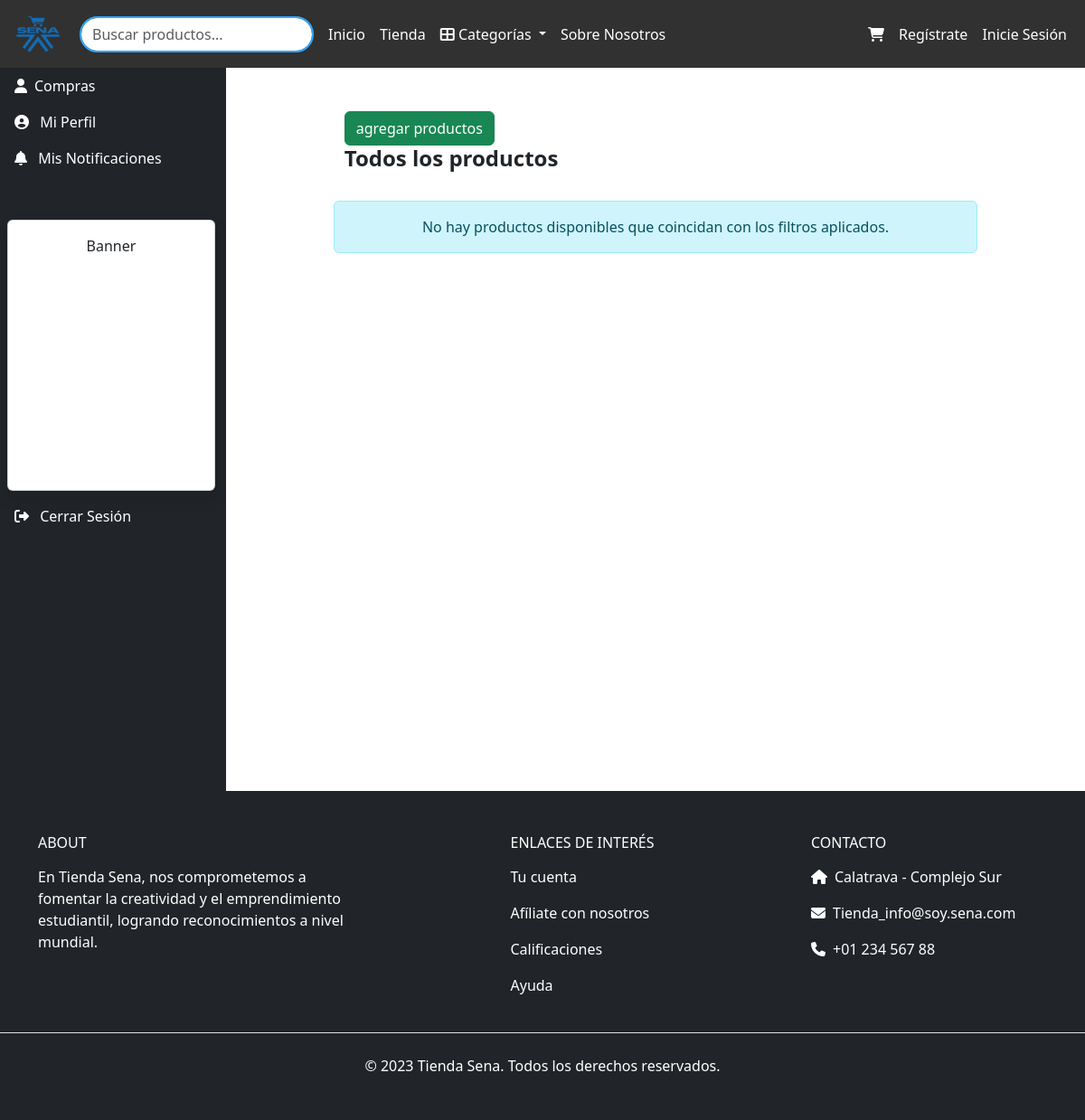
The app's page /productos/vendedor/7/, older data.
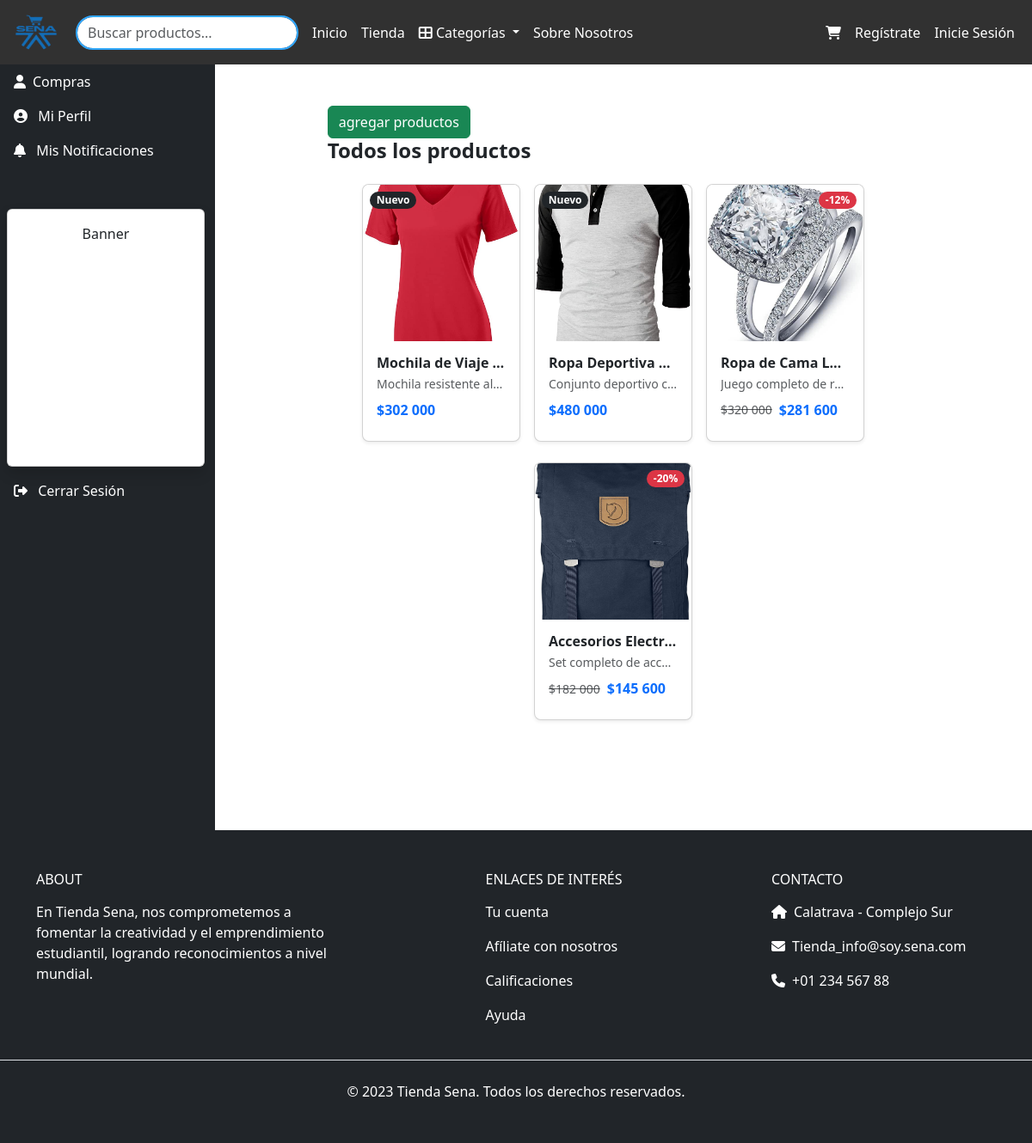
The same page, newer data.
### tienda_sena/models.py (models this page shows, shortened)
class Producto(models.Model):
    nombre = models.CharField(max_length=100)
    descripcion = models.CharField(max_length=254)
    stock = models.IntegerField()
    vendedor = models.ForeignKey('Usuario', on_delete=models.CASCADE)
    CATEGORIAS = (
        (0, 'Ninguna'),
        (1, 'Electrónicos'),
        (2, 'Ropa'),
        (3, 'Hogar'),
        (4, 'Deportes'),
        (5, 'Libros'),
        (6, 'Juguetes'),
        (7, 'Automotriz'),
        (8, 'Salud y Belleza'),
        (9, 'Jardín'),
        (10, 'Herramientas'),
    )
    categoria = models.IntegerField(choices=CATEGORIAS, default=0)
    COLORES = (
        (0,"Ninguno"),
        (1,"Gris"),
        (2,"Blanco"),
        (3,"Negro"),
        (4,"Amarillo"),
        (5,"Azul"),
        (6,"Rojo"),
    )
    color = models.IntegerField(choices=COLORES, default=0, null=True, blank=True)
    en_oferta = models.BooleanField(default=False)
    precio_original = models.DecimalField(max_digits=10, decimal_places=2, null=True, blank=True)
    descuento = models.DecimalField(max_digits=5, decimal_places=2, default=0)
    activo = models.BooleanField(default=True, help_text="Indica si el producto está activo o deshabilitado")
    @property
    def precio(self):
        if self.en_oferta and self.descuento > 0:
            return round(self.precio_original - (self.precio_original * self.descuento / Decimal(100)), 2)
        return self.precio_original

class ImagenProducto(models.Model):
    producto = models.ForeignKey(Producto, on_delete=models.CASCADE, related_name='imagenes')
    imagen = models.ImageField(upload_to='productos/optimizadas/', help_text="Imagen optimizada en WebP")
    imagen_original = models.ImageField(upload_to='productos/originales/', null=True, blank=True, help_text="Imagen original")
    miniatura = models.ImageField(upload_to='productos/miniaturas/', null=True, blank=True, help_text="Miniatura 300x300")
    es_principal = models.BooleanField(default=False, help_text="Imagen principal del producto")
    orden = models.PositiveIntegerField(default=0, help_text="Orden de visualización")
    class Meta:
        ordering = ['orden', 'id']

### tienda_sena/views.py (the view)
# urls.py: path('productos/vendedor/<int:id_vendedor>/', views.productos_vendedor, name='productos_vendedor'),
def productos_vendedor(request, id_vendedor):
    try:
        id_vendedor = int(id_vendedor)
        if id_vendedor <= 0:
            messages.error(request, "ID de vendedor inválido.")
            return redirect('lista_productos')
    except (ValueError, TypeError):
        messages.error(request, "ID de vendedor inválido.")
        return redirect('lista_productos')
    try:
        vendedor = Usuario.objects.get(id=id_vendedor)
    except Usuario.DoesNotExist:
        messages.error(request, "El vendedor no existe.")
        return redirect('lista_productos')
    productos = Producto.objects.filter(vendedor_id=id_vendedor)
    contexto = {
        'data': productos,
        'vendedor': vendedor
    }
    return render(request, 'productos/listar_productos_vendedor.html', contexto)

### tienda_sena/context_processors.py (called while the page is built, shortened)
def categorias(request):
    return {'categorias': Producto.CATEGORIAS}

def colores(request):
    colores = Producto.COLORES
    return {'colores': colores}

def notificaciones_usuario(request):
    return {
        "notificaciones_usuario": [],
        "notificaciones_no_leidas": 0,
        "notificaciones_admin_pendientes": 0
    }

### tienda_sena/templatetags/custom_filters.py (called while the page is built)
@register.filter
def replace_comma(value):
    if isinstance(value, str):
        return value.replace(',', '.')
    return value

### tienda_sena/templates/productos/listar_productos_vendedor.html (shortened to what this page needs)
{% extends 'bases/base.html' %}
{% load static humanize %}
{% block main %}
<div class="d-flex" style="min-height: 100vh;">
    {% include 'bases/_sidebar_usuario.html' %}
    <div class="container-fluid py-5">
        <div id="notificaciones">
    <div class="row">
        <div class="col-md-9 container">
                <a class="btn btn-success" href="{% url 'agregar_producto' %}">agregar productos</a>
            <div class="d-flex justify-content-between align-items-center mb-4">
                <h4 class="fw-bold">
                    {% if request.GET.nombre %}
                        Resultados para "{{ request.GET.nombre }}"
                    {% elif categoria %}
                        {{ categoria }}
                    {% else %}
                        Todos los productos
                    {% endif %}
                </h4>
            </div>
            <div class="row g-4">
                {% if data %}
                    {% include 'bases/_productos.html' %}
                {% else %}
                    <div class="alert alert-info text-center w-100">
                        No hay productos disponibles que coincidan con los filtros aplicados.
                    </div>
                {% endif %}
            </div>
            <div class="d-flex justify-content-center mt-4">
            </div>
        </div>
    </div>
</div>
</div>
{% endblock %}

### tienda_sena/templates/bases/_productos.html (shortened to what this page needs)
{% load static humanize custom_filters breadcrumbs %}
<div class="container p-3">
    <div class="row">
        <div class="row overflow-auto px-2 d-flex justify-content-center">
            {% for producto in data %}
            <div class="col-lg-3 col-md-4 col-sm-6 col-12 mb-4 d-flex px-2" style="min-width: 200px;">
              <div class="card shadow-sm rounded-3 overflow-hidden w-100">
                <div class="position-relative">
                  {% if producto.en_oferta %}
                    <span class="badge bg-danger position-absolute top-0 end-0 m-2 rounded-pill">
                      -{{ producto.descuento|floatformat:0 }}%
                    </span>
                  {% else %}
                    <span class="badge bg-dark position-absolute top-0 start-0 m-2 rounded-pill">Nuevo</span>
                  {% endif %}
                  {% if producto.id %}
                    <a href="{% url 'detalle_producto' producto.id %}">
                  {% else %}
                    <a href="#" onclick="return false;">
                  {% endif %}
                      {% if producto.imagenes.all %}
                        <img src="{{ producto.imagenes.all.0.imagen.url }}" class="w-100" style="aspect-ratio: 1 / 1; object-fit: cover;" alt="{{ producto.nombre }}">
                      {% else %}
                        <img src="{% static 'assets/product.png' %}" class="w-100" style="aspect-ratio: 1 / 1; object-fit: cover;" alt="Imagen no disponible">
                      {% endif %}
                    </a>
                </div>
                <div class="p-3 d-flex flex-column">
                  <h6 class="fw-semibold mb-1 text-truncate">{{ producto.nombre }}</h6>
                  <p class="text-muted small mb-2 text-truncate">{{ producto.descripcion|truncatewords:10 }}</p>
                  {% if producto.en_oferta %}
                    <div class="d-flex align-items-center mb-2">
                      <small class="text-muted text-decoration-line-through me-2">
                        ${{ producto.precio_original|floatformat:0|intcomma|replace_comma }}
                      </small>
                      <span class="text-primary fw-bold">
                        ${{ producto.precio|floatformat:0|intcomma|replace_comma }}
                      </span>
                    </div>
                  {% else %}
                    <p class="text-primary fw-bold mb-2">
                      ${{ producto.precio|floatformat:0|intcomma|replace_comma }}
                    </p>
                  {% endif %}
                </div>
              </div>
            </div>
            {% endfor %}
          </div>
    </div>
</div>

Row changes from the older to the newer data that the page shows:
added Producto: shows "Nuevo", imagenes.all.0.imagen (picture), nombre "Mochila de Viaje…", descripcion "Mochila resistente al…", precio "302 000"
added Producto: shows "Nuevo", imagenes.all.0.imagen (picture), nombre "Ropa Deportiva…", descripcion "Conjunto deportivo c…", precio "480 000"
added Producto: descuento "12", imagenes.all.0.imagen (picture), nombre "Ropa de Cama L…", descripcion "Juego completo de r…", precio_original "320 000", precio "281 600"
added Producto: descuento "20", imagenes.all.0.imagen (picture), nombre "Accesorios Electr…", descripcion "Set completo de acc…", precio_original "182 000", precio "145 600"
Text that changed along with them:
text no longer shown: "No hay productos disponibles que coincidan con los filtros aplicados."
